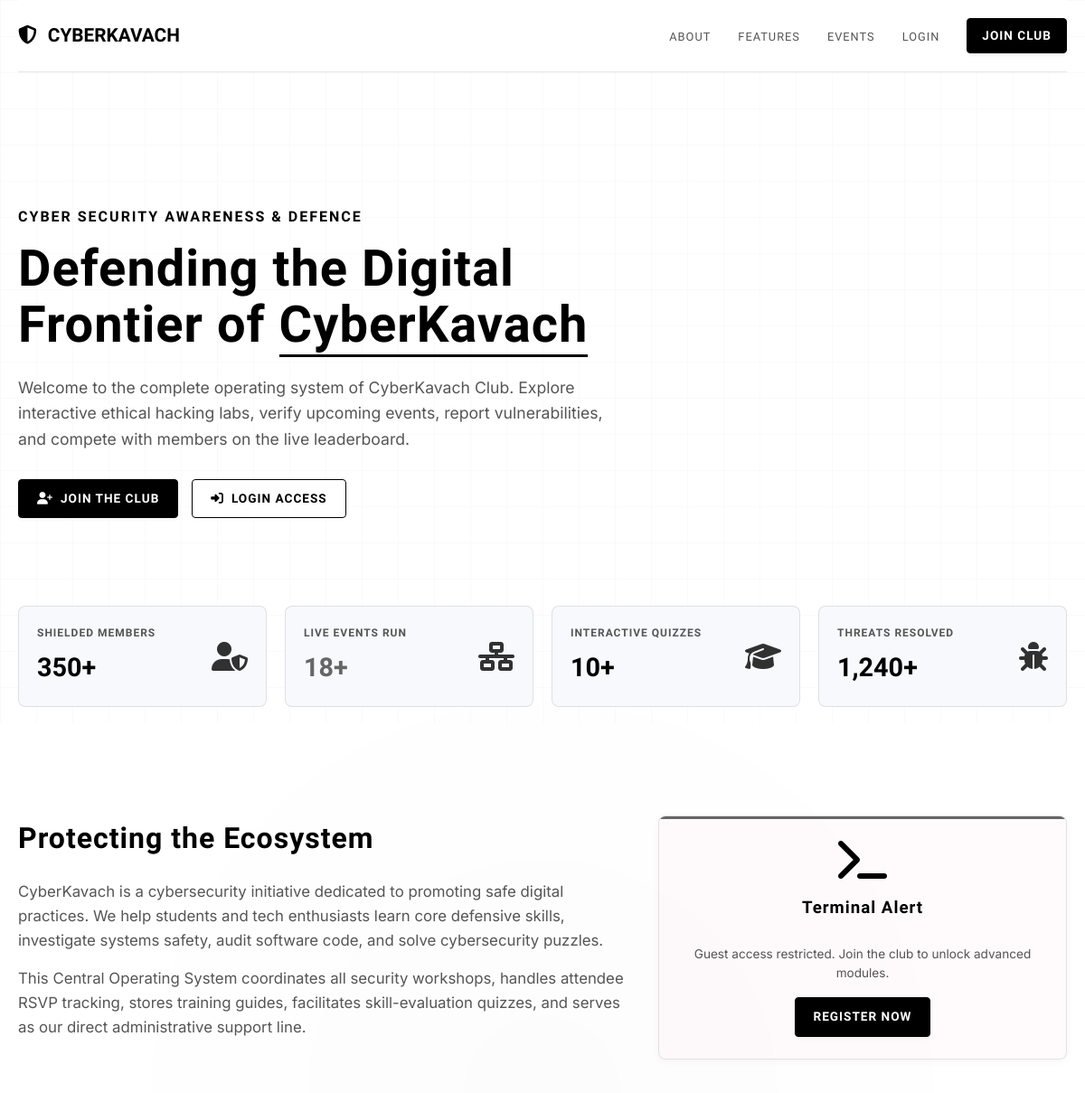
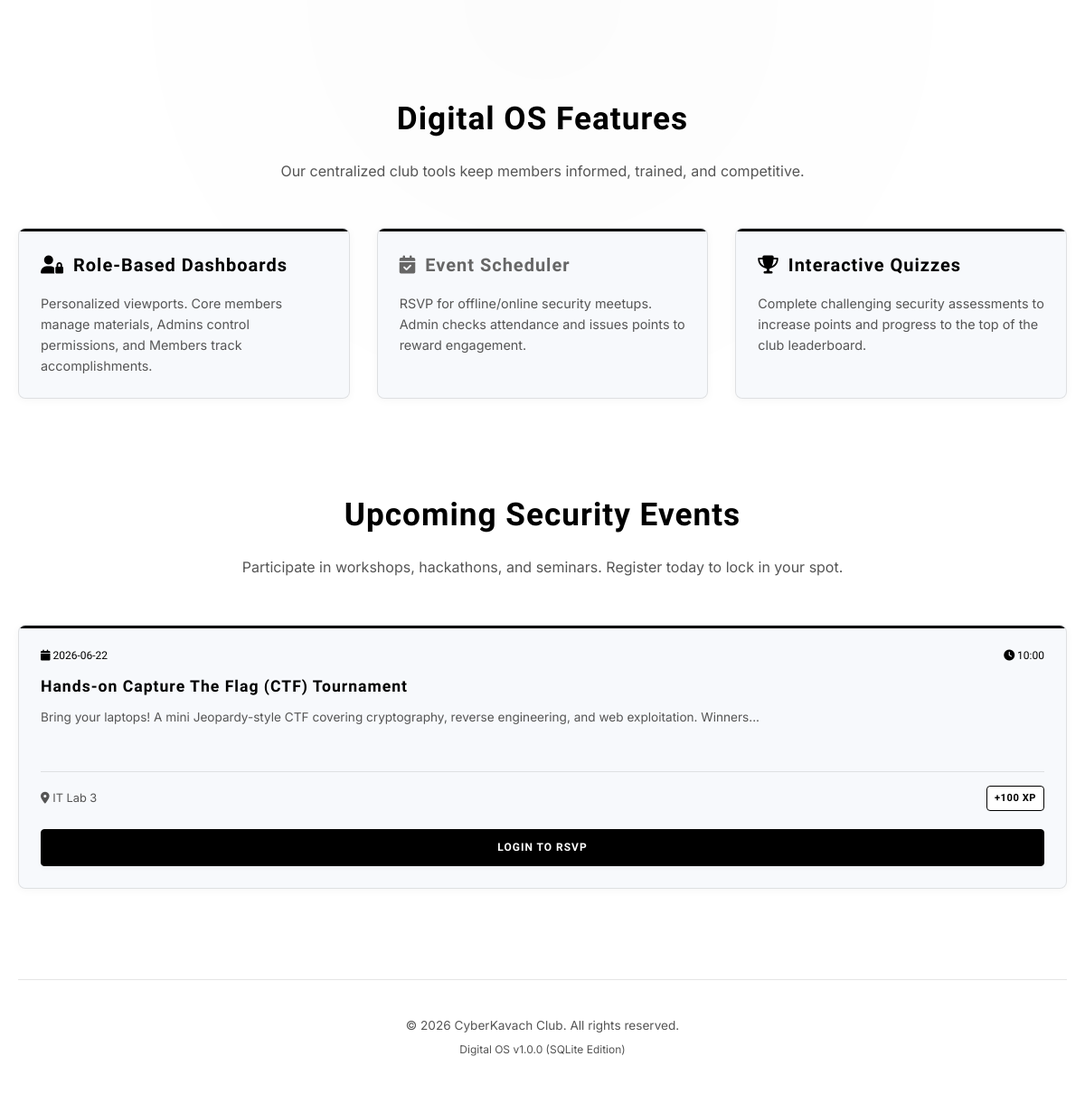
The page / on the database its author committed (2 pictures, top to bottom).
### tables this page shows
CREATE TABLE events (
            id INTEGER PRIMARY KEY AUTOINCREMENT,
            title TEXT NOT NULL,
            description TEXT NOT NULL,
            date TEXT NOT NULL,
            time TEXT NOT NULL,
            location TEXT NOT NULL,
            max_participants INTEGER NOT NULL,
            points_reward INTEGER DEFAULT 0,
            created_by INTEGER,
            status TEXT NOT NULL DEFAULT 'Approved',
            checkin_code TEXT,
            checkin_active INTEGER DEFAULT 0,
            created_at DATETIME DEFAULT CURRENT_TIMESTAMP,
            FOREIGN KEY (created_by) REFERENCES users(id) ON DELETE SET NULL
        );

### config.php (called while the page is built, shortened)
<?php
function sanitize($data) {
    return htmlspecialchars(trim($data), ENT_QUOTES, 'UTF-8');
}
function is_logged_in() {
    return isset($_SESSION['user_id']);
}
?>

### index.php (the view, shortened to what this page needs)
<?php
require_once __DIR__ . '/config.php';
require_once __DIR__ . '/db.php';
$upcoming_events = [];
try {
    $stmt = $db->query("SELECT * FROM events WHERE date >= date('now') ORDER BY date ASC, time ASC LIMIT 3");
    $upcoming_events = $stmt->fetchAll();
} catch (PDOException $e) {
}
?>
<!DOCTYPE html>
<html lang="en">
<head>
    <link rel="stylesheet" href="style.css">
    <link rel="stylesheet" href="https://cdnjs.cloudflare.com/ajax/libs/font-awesome/6.4.0/css/all.min.css">
</head>
<body>
<div class="container">
    <nav class="public-nav">
        <div class="public-logo text-cyan">
            <i class="fa-solid fa-shield-halved"></i>
            <span>CYBERKAVACH</span>
        </div>
        <ul class="public-menu">
            <li><a href="#about" class="public-link">About</a></li>
            <li><a href="#features" class="public-link">Features</a></li>
            <li><a href="#events" class="public-link">Events</a></li>
            <?php if (is_logged_in()): ?>
                <li><a href="dashboard.php" class="btn btn-primary" style="padding: 8px 16px;">Portal Dashboard</a></li>
            <?php else: ?>
                <li><a href="login.php" class="public-link">Login</a></li>
                <li><a href="register.php" class="btn btn-primary" style="padding: 8px 16px;">Join Club</a></li>
            <?php endif; ?>
        </ul>
    </nav>
    <section class="landing-hero">
        <div class="hero-content">
            <div class="hero-subtitle">Cyber Security Awareness & Defence</div>
            <h1 class="hero-title">Defending the Digital Frontier of <span>CyberKavach</span></h1>
            <p class="hero-description">
                Welcome to the complete operating system of CyberKavach Club. Explore interactive ethical hacking labs, verify upcoming events, report vulnerabilities, and compete with members on the live leaderboard.
            </p>
            <div class="hero-buttons">
                <?php if (is_logged_in()): ?>
                    <a href="dashboard.php" class="btn btn-primary"><i class="fa-solid fa-gauge"></i> Enter OS Dashboard</a>
                <?php else: ?>
                    <a href="register.php" class="btn btn-primary"><i class="fa-solid fa-user-plus"></i> Join the Club</a>
                    <a href="login.php" class="btn btn-secondary"><i class="fa-solid fa-right-to-bracket"></i> Login Access</a>
                <?php endif; ?>
            </div>
        </div>
    </section>
    <div class="stats-grid" style="margin-top: -50px; margin-bottom: 80px;">
        <div class="stat-card">
            <div class="stat-info">
                <h3>Shielded Members</h3>
                <div class="stat-value text-cyan">350+</div>
            </div>
            <i class="fa-solid fa-user-shield stat-icon"></i>
        </div>
        <div class="stat-card">
            <div class="stat-info">
                <h3>Live Events Run</h3>
                <div class="stat-value text-purple">18+</div>
            </div>
            <i class="fa-solid fa-network-wired stat-icon"></i>
        </div>
        <div class="stat-card">
            <div class="stat-info">
                <h3>Interactive Quizzes</h3>
                <div class="stat-value text-success">10+</div>
            </div>
            <i class="fa-solid fa-graduation-cap stat-icon"></i>
        </div>
        <div class="stat-card">
            <div class="stat-info">
                <h3>Threats Resolved</h3>
                <div class="stat-value text-pink">1,240+</div>
            </div>
            <i class="fa-solid fa-bug stat-icon"></i>
        </div>
    </div>
    <section id="about" style="margin-bottom: 100px; padding: 40px 0;">
        <div class="dashboard-layout" style="grid-template-columns: 1.2fr 0.8fr;">
            <div>
                <h2 style="font-family: var(--font-heading); font-size: 2rem; margin-bottom: 20px;">Protecting the Ecosystem</h2>
                <p style="color: var(--text-muted); font-size: 1.05rem; margin-bottom: 15px;">
                    CyberKavach is a cybersecurity initiative dedicated to promoting safe digital practices. We help students and tech enthusiasts learn core defensive skills, investigate systems safety, audit software code, and solve cybersecurity puzzles.
                </p>
                <p style="color: var(--text-muted); font-size: 1.05rem;">
                    This Central Operating System coordinates all security workshops, handles attendee RSVP tracking, stores training guides, facilitates skill-evaluation quizzes, and serves as our direct administrative support line.
                </p>
            </div>
            <div class="card card-pink" style="display: flex; flex-direction: column; justify-content: center; text-align: center; gap: 15px; background: rgba(255, 0, 85, 0.02);">
                <i class="fa-solid fa-terminal" style="font-size: 3rem; color: var(--color-accent);"></i>
                <h3 style="font-family: var(--font-heading);">Terminal Alert</h3>
                <p style="font-size: 0.85rem; color: var(--text-muted);">Guest access restricted. Join the club to unlock advanced modules.</p>
                <a href="register.php" class="btn btn-danger" style="margin: 0 auto;">Register Now</a>
            </div>
        </div>
    </section>
    <section id="features" style="margin-bottom: 100px;">
        <div class="section-title">
            <h2>Digital OS Features</h2>
            <p>Our centralized club tools keep members informed, trained, and competitive.</p>
        </div>
        <div class="features-grid">
            <div class="card">
                <h3 class="card-title text-cyan"><i class="fa-solid fa-user-lock"></i> Role-Based Dashboards</h3>
                <p style="color: var(--text-muted); font-size: 0.9rem;">
                    Personalized viewports. Core members manage materials, Admins control permissions, and Members track accomplishments.
                </p>
            </div>
            <div class="card">
                <h3 class="card-title text-purple"><i class="fa-solid fa-calendar-check"></i> Event Scheduler</h3>
                <p style="color: var(--text-muted); font-size: 0.9rem;">
                    RSVP for offline/online security meetups. Admin checks attendance and issues points to reward engagement.
                </p>
            </div>
            <div class="card">
                <h3 class="card-title text-success"><i class="fa-solid fa-trophy"></i> Interactive Quizzes</h3>
                <p style="color: var(--text-muted); font-size: 0.9rem;">
                    Complete challenging security assessments to increase points and progress to the top of the club leaderboard.
                </p>
            </div>
        </div>
    </section>
    <section id="events" style="margin-bottom: 100px;">
        <div class="section-title">
            <h2>Upcoming Security Events</h2>
            <p>Participate in workshops, hackathons, and seminars. Register today to lock in your spot.</p>
        </div>
        <?php if (!empty($upcoming_events)): ?>
            <div class="features-grid">
                <?php foreach ($upcoming_events as $event): ?>
                    <div class="card card-success">
                        <div style="font-size: 0.75rem; color: var(--color-success); font-family: var(--font-heading); margin-bottom: 10px; display: flex; justify-content: space-between;">
                            <span><i class="fa-solid fa-calendar"></i> <?php echo sanitize($event['date']); ?></span>
                            <span><i class="fa-solid fa-clock"></i> <?php echo sanitize($event['time']); ?></span>
                        </div>
                        <h3 class="card-title" style="margin-bottom: 10px; font-size: 1.1rem;"><?php echo sanitize($event['title']); ?></h3>
                        <p style="color: var(--text-muted); font-size: 0.85rem; margin-bottom: 20px; min-height: 50px;">
                            <?php echo sanitize(substr($event['description'], 0, 120)) . (strlen($event['description']) > 120 ? '...' : ''); ?>
                        </p>
                        <div style="display: flex; justify-content: space-between; align-items: center; border-top: 1px solid var(--border-glow); padding-top: 15px;">
                            <span style="font-size: 0.8rem; color: var(--text-muted);"><i class="fa-solid fa-location-dot"></i> <?php echo sanitize($event['location']); ?></span>
                            <span class="badge badge-member">+<?php echo $event['points_reward']; ?> XP</span>
                        </div>
                        <a href="login.php" class="btn btn-primary btn-block" style="margin-top: 20px; font-size: 0.75rem;">Login to RSVP</a>
                    </div>
                <?php endforeach; ?>
            </div>
        <?php endif; ?>
    </section>
    <footer style="text-align: center; padding: 40px 0; border-top: 1px solid var(--border-glow); color: var(--text-muted); font-size: 0.85rem;">
        <p>&copy; <?php echo date('Y'); ?> CyberKavach Club. All rights reserved.</p>
        <p style="font-size: 0.75rem; margin-top: 5px; color: var(--text-muted);">Digital OS v1.0.0 (SQLite Edition)</p>
    </footer>
</div>
</body>
</html>

### rows shown on the page
events: date "2026-06-22", time "10:00", title "Hands-on Capture The Flag (CTF) Tournament", description "Bring your laptops! A mini Jeopardy-style CTF covering cryptography, reverse engineering, and web exploitation. Winners", location "IT Lab 3", points_reward "100"
